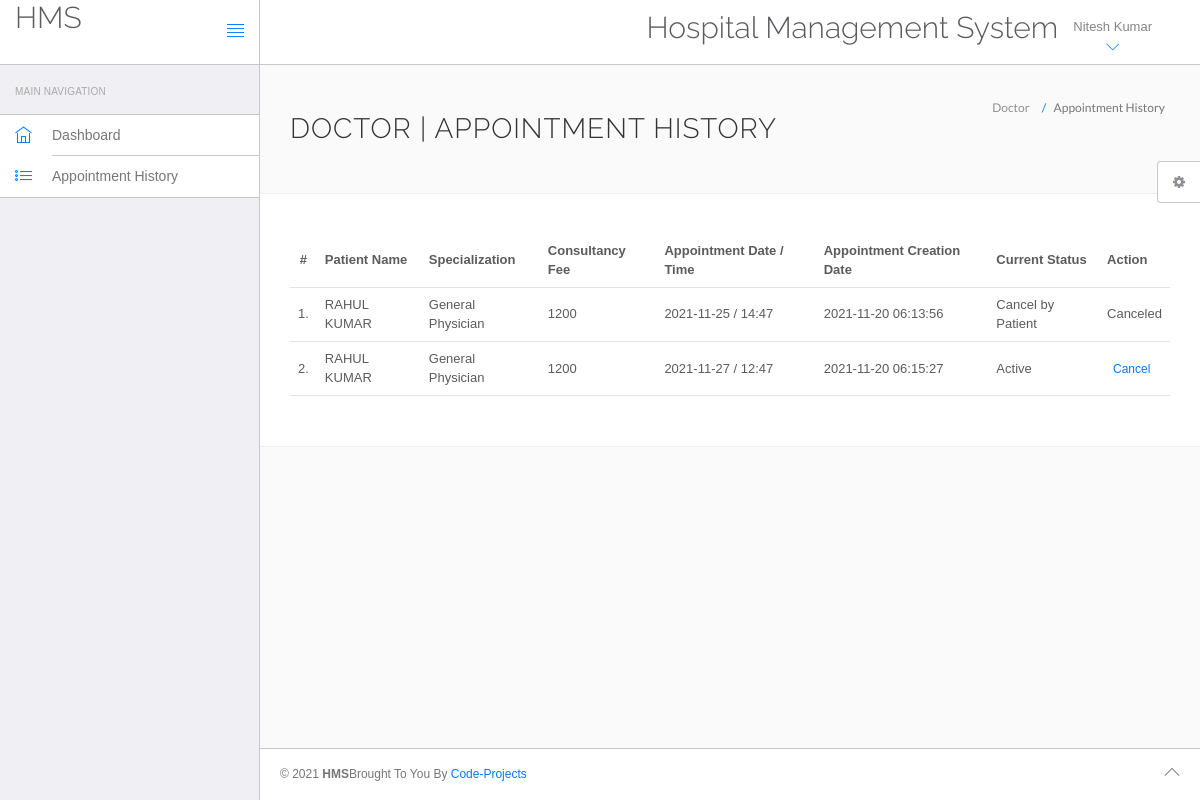
Page /hms/doctor/appointment-history.php (signed in) on the committed database.
### tables this page shows
CREATE TABLE `doctors` (
  `id` int NOT NULL,
  `specilization` varchar(255) NOT NULL,
  `doctorName` varchar(255) NOT NULL,
  `address` longtext NOT NULL,
  `docFees` varchar(255) NOT NULL,
  `contactno` bigint NOT NULL,
  `docEmail` varchar(255) NOT NULL,
  `password` varchar(255) NOT NULL,
  `creationDate` timestamp NOT NULL DEFAULT CURRENT_TIMESTAMP,
  `updationDate` varchar(255) DEFAULT NULL
);

CREATE TABLE `appointment` (
  `id` int NOT NULL,
  `doctorSpecialization` varchar(255) NOT NULL,
  `doctorId` int NOT NULL,
  `userId` int NOT NULL,
  `consultancyFees` int NOT NULL,
  `appointmentDate` varchar(255) NOT NULL,
  `appointmentTime` varchar(255) NOT NULL,
  `postingDate` timestamp NULL DEFAULT CURRENT_TIMESTAMP,
  `userStatus` int NOT NULL,
  `doctorStatus` int NOT NULL,
  `updationDate` varchar(255) DEFAULT NULL
);

CREATE TABLE `users` (
  `id` int NOT NULL,
  `fullName` varchar(255) NOT NULL,
  `address` longtext NOT NULL,
  `city` varchar(255) NOT NULL,
  `gender` varchar(255) NOT NULL,
  `email` varchar(255) NOT NULL,
  `password` varchar(255) NOT NULL,
  `regDate` timestamp NOT NULL DEFAULT CURRENT_TIMESTAMP,
  `updationDate` varchar(255) DEFAULT NULL
);

### hms/doctor/appointment-history.php (the view, shortened to what this page needs)
<?php
include('include/config.php');
?>
<!DOCTYPE html>
<html lang="en">
	<head>
		<link rel="stylesheet" href="vendor/bootstrap/css/bootstrap.min.css">
		<link rel="stylesheet" href="vendor/fontawesome/css/font-awesome.min.css">
		<link rel="stylesheet" href="vendor/themify-icons/themify-icons.min.css">
		<link href="vendor/animate.css/animate.min.css" rel="stylesheet" media="screen">
		<link href="vendor/perfect-scrollbar/perfect-scrollbar.min.css" rel="stylesheet" media="screen">
		<link href="vendor/switchery/switchery.min.css" rel="stylesheet" media="screen">
		<link href="vendor/bootstrap-touchspin/jquery.bootstrap-touchspin.min.css" rel="stylesheet" media="screen">
		<link href="vendor/select2/select2.min.css" rel="stylesheet" media="screen">
		<link href="vendor/bootstrap-datepicker/bootstrap-datepicker3.standalone.min.css" rel="stylesheet" media="screen">
		<link href="vendor/bootstrap-timepicker/bootstrap-timepicker.min.css" rel="stylesheet" media="screen">
		<link rel="stylesheet" href="assets/css/styles.css">
		<link rel="stylesheet" href="assets/css/plugins.css">
		<link rel="stylesheet" href="assets/css/themes/theme-1.css" id="skin_color" />
	</head>
	<body>
		<div id="app">
<?php include('include/sidebar.php');?>
			<div class="app-content">
					<?php include('include/header.php');?>
				<div class="main-content" >
					<div class="wrap-content container" id="container">
						<section id="page-title">
							<div class="row">
								<div class="col-sm-8">
									<h1 class="mainTitle">Doctor  | Appointment History</h1>
																	</div>
								<ol class="breadcrumb">
									<li>
										<span>Doctor </span>
									</li>
									<li class="active">
										<span>Appointment History</span>
									</li>
								</ol>
							</div>
						</section>
						<div class="container-fluid container-fullw bg-white">
									<div class="row">
								<div class="col-md-12">
									<table class="table table-hover" id="sample-table-1">
										<thead>
											<tr>
												<th class="center">#</th>
												<th class="hidden-xs">Patient  Name</th>
												<th>Specialization</th>
												<th>Consultancy Fee</th>
												<th>Appointment Date / Time </th>
												<th>Appointment Creation Date  </th>
												<th>Current Status</th>
												<th>Action</th>
											</tr>
										</thead>
										<tbody>
										<?php
											$qry= "SELECT doctorName, appointment.*,fullName FROM `appointment` JOIN doctors on doctors.id = appointment.doctorId JOIN users ON users.id = appointment.userId WHERE appointment.doctorId = '".$_SESSION['id']."' ";
											$stmt1 = $conn->prepare($qry);
											$stmt1->execute();
											$cnt=1;
											while($row=$stmt1->fetch(PDO::FETCH_ASSOC)){
										?>
											<tr>
												<td class="center"><?php echo $cnt;?>.</td>
												<td class="hidden-xs"><?php echo strtoupper($row['fullName']);?></td>
												<td><?php echo $row['doctorSpecialization'];?></td>
												<td><?php echo $row['consultancyFees'];?></td>
												<td><?php echo $row['appointmentDate'];?> / <?php echo
												 $row['appointmentTime'];?>
												</td>
												<td><?php echo $row['postingDate'];?></td>
												<td>
													<?php if(($row['userStatus']==1) && ($row['doctorStatus']==1)){
															echo "Active";
														}
														if(($row['userStatus']==0) && ($row['doctorStatus']==1)){
															echo "Cancel by Patient";
														}
													?>
												</td>
												<td >
												<div class="visible-md visible-lg hidden-sm hidden-xs">
							<?php if(($row['userStatus']==1) && ($row['doctorStatus']==1))
{ ?>
	<a href="appointment-history.php?id=<?php echo $row['id']?>&cancel=update" onClick="return confirm('Are you sure you want to cancel this appointment ?')"class="btn btn-transparent btn-xs tooltips" title="Cancel Appointment" tooltip-placement="top" tooltip="Remove">Cancel</a>
	<?php } else {
		echo "Canceled";
		} ?>
												</div>
												</td>
											</tr>
											<?php
$cnt=$cnt+1;
											 }?>
										</tbody>
									</table>
								</div>
							</div>
								</div>
					</div>
				</div>
			</div>
	<?php include('include/footer.php');?>
	<?php include('include/setting.php');?>
		</div>
	</body>
</html>

### hms/doctor/include/header.php (shortened to what this page needs)
<?php
	$query="SELECT doctorName FROM `doctors` WHERE id = '".$_SESSION['id']."' ";
	$sqlpre = $conn->prepare($query);
	$sqlpre->execute();
	$data = $sqlpre->fetch(PDO::FETCH_ASSOC);
?>
<header class="navbar navbar-default navbar-static-top">
	<div class="navbar-header">
		<a class="navbar-brand" href="#">
			<h2 style="padding-top:2% ">HMS</h2>
		</a>
		<a href="#" class="sidebar-toggler pull-right visible-md visible-lg" data-toggle-class="app-sidebar-closed" data-toggle-target="#app">
			<i class="ti-align-justify"></i>
		</a>
	</div>
	<div class="navbar-collapse collapse">
		<ul class="nav navbar-right">
				<li  style="padding-top:2% ">
				<h2>Hospital Management System</h2>
			</li>
			<li class="dropdown current-user">
				<a href class="dropdown-toggle" data-toggle="dropdown">
					<?php echo $data['doctorName']; ?> <i class="ti-angle-down"></i></i></span>
				</a>
			</li>
		</ul>
	</div>
</header>

### hms/doctor/assets/css/themes/theme-1.css (style rules this page uses)
body { background: #FAFAFA; }
header .navbar-header { background: #ffffff !important; border-right-color: #c8c7cc !important; border-bottom-color: #c8c7cc !important; }
header .navbar-header .sidebar-toggler, header .navbar-header .sidebar-mobile-toggler { color: #007aff !important; }
header .navbar-header .navbar-brand { color: #777 !important; }
header .navbar-collapse { background: #ffffff !important; border-bottom-color: #c8c7cc !important; box-shadow: none !important; }
header .navbar-collapse .navbar-right > li > a { color: #777; }
header .navbar-collapse .navbar-right > li > a i { color: #007aff !important; }

### rows in the picture
doctors: doctorName "Nitesh Kumar"
appointment: userId.fullName "RAHUL KUMAR", doctorSpecialization "General Physician", consultancyFees "1200", appointmentDate "2021-11-25", appointmentTime "14:47", postingDate "2021-11-20 06:13:56", userStatus "Cancel by Patient"
appointment: userId.fullName "RAHUL KUMAR", doctorSpecialization "General Physician", consultancyFees "1200", appointmentDate "2021-11-27", appointmentTime "12:47", postingDate "2021-11-20 06:15:27", userStatus "Active"
